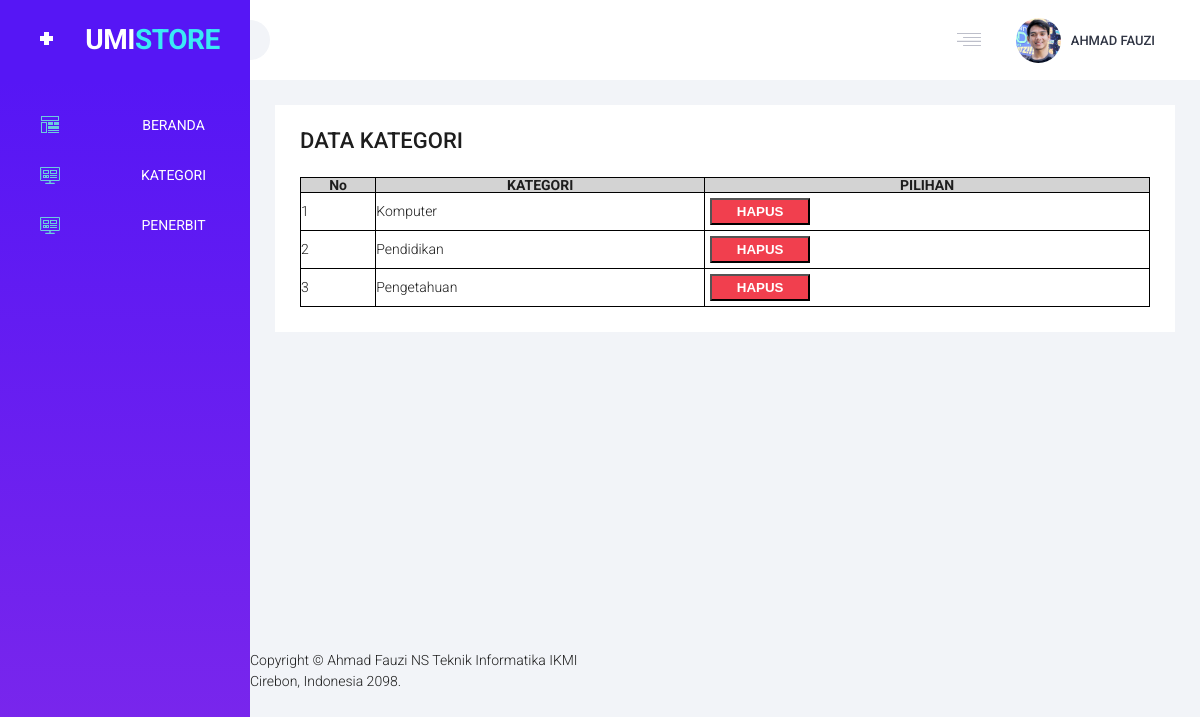
/categories.php, run on the app's committed database.
### tables this page shows
CREATE TABLE `tbl_categories` (
  `category_id` int(11) NOT NULL,
  `category_name` varchar(255) NOT NULL
);

### categories.php (the view, shortened to what this page needs)
<!DOCTYPE html>
<html lang="en">
<head>
<link rel="stylesheet" href="css/swiper.css">
<link rel="stylesheet" href="css/jquery.scrollbar.css">
<link rel="stylesheet" href="css/daterangepicker.css">
<link rel="stylesheet" href="css/select2.css">
<link rel="stylesheet" href="css/ion.rangeSlider.min.css">
<link rel="stylesheet" href="css/dashboard.min.css">
<link rel="stylesheet" href="style.css">
</head>
<body>
<div class="dashboard-wrap">
    <div class="dashboard-wrap">
    <header class="sidebar-header">
        <h1 class="sidebar-header__logo">U<span>MI<strong>STORE</strong></span></h1>
    </header>
    <div class="section section--sidebar" id="sidebar">
            <nav class="sidebar-menu">
                <ul>
                    <li class="dashboard"><a href="home.php"><b>BERANDA</b></a></li>
                    <li class="components has-submenu"><a href="#"><b>KATEGORI <span class="submenu-arrow"></span></b></a>
                    </li>
                    <li class="components has-submenu"><a href="#"><b>PENERBIT <span class="submenu-arrow"></span></b></a>
                    </li>
                </ul>
            </nav>
    </div>
    <div class="section section--content" id="content">
        <header class="content-header">
            <div class="sidebar-resize"></div>
            <div class="content-header__user content-header__dropdown">
                <div class="content-header__user-avatar content-header__dropdown-activate" data-dropdown="userdropdown">
                    <div class="content-header__user-thumb"><img src="images/avatar-2.png" alt="" title=""/></div>
                    <span class="content-header__user-name">AHMAD FAUZI</span>
                </div>
            </div>
            <div class="mobile-submenu"></div>
        </header>
        <div class="grid grid--margin">
            <div class="grid__row">
                <div class="grid__col grid__col--23 grid__col--margin grid__col--padding bg-white">
<h3>DATA KATEGORI</h3>
<?php
    $conn = mysqli_connect("localhost","root","","dbbookstore");
    $sql = "SELECT * FROM tbl_categories";
    $res = mysqli_query($conn,$sql);
    $no = 1;
    $str ="";
    while($data = mysqli_fetch_array($res)){
        $str .= "<tr>";
        $str .= "<td>".$no."</td>";
        $str .= "<td>".$data['category_name']."</td>";
        $str .= "<td>
                     <a href='categories_delete.php?=&category_id=$data[category_id]' onClick='return confirm(\"Anda Yakin Ingin Mengapus Buku $data[category_name]\")'><button style='width:100px;background-color:rgba(240, 38, 55, 0.884);color:white;font-weight:bold;padding:4px;'>HAPUS</button></a></td>";
        $str .= "</tr>";
        $no++;
    }
    echo "
        <table cellpadding=0 cellspacing=0>
            <tr>
                <th>No</th>
                <th>KATEGORI</th>
                <th>PILIHAN</th>
                $str
            </tr>
        </table>
    ";
?>
                </div>
            </div>
        </div>
        <center>
        <p style="line-height:1.5;
            position: absolute;
            top: 650px;
            right: 600px;}">
            Copyright &copy Ahmad Fauzi NS Teknik Informatika IKMI Cirebon, Indonesia 2098.</p>
    </center>
    </div>
</body>
</html>

### style.css (style rules this page uses)
body { background: LightGray; }
a:link, a:visited { color:Tomato; padding: 5px; text-align: center; text-decoration: none; display: inline-block; }
table { width: 100%; }
th { background: lightgray; }
table, th, td { border:1px solid black; border-collapse: collapse; }
h1 { color: blue; text-align: center; text-transform: uppercase; }

### data on the page
tbl_categories: category_name "Komputer"
tbl_categories: category_name "Pendidikan"
tbl_categories: category_name "Pengetahuan"
